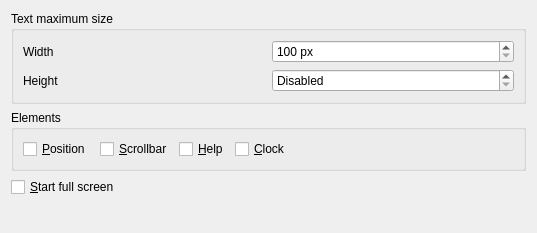
         <widget class="QWidget" name="page_2">
          <property name="geometry">
           <rect>
            <x>0</x>
            <y>0</y>
            <width>537</width>
            <height>233</height>
           </rect>
          </property>
          <attribute name="label">
           <string>F&amp;ull screen</string>
          </attribute>
          <layout class="QFormLayout" name="formLayout">
           <property name="fieldGrowthPolicy">
            <enum>QFormLayout::AllNonFixedFieldsGrow</enum>
           </property>
           <item row="0" column="0" colspan="2">
            <widget class="QGroupBox" name="groupBox_5">
             <property name="title">
              <string>Text maximum size</string>
             </property>
             <layout class="QGridLayout" name="gridLayout_8">
              <item row="0" column="0">
               <widget class="QLabel" name="label_7">
                <property name="text">
                 <string>Width</string>
                </property>
                <property name="buddy">
                 <cstring>max_fs_width</cstring>
                </property>
               </widget>
              </item>
              <item row="0" column="1">
               <widget class="QSpinBox" name="max_fs_width">
                <property name="toolTip">
                 <string>Set the maximum width that the book's text and pictures will take when in fullscreen mode. This allows you to read the book text without it becoming too wide.</string>
                </property>
                <property name="suffix">
                 <string> px</string>
                </property>
                <property name="minimum">
                 <number>100</number>
                </property>
                <property name="maximum">
                 <number>10000</number>
                </property>
               </widget>
              </item>
              <item row="1" column="0">
               <widget class="QLabel" name="label_24">
                <property name="toolTip">
                 <string>Only available on paged mode</string>
                </property>
                <property name="text">
                 <string>Height</string>
                </property>
               </widget>
              </item>
              <item row="1" column="1">
               <widget class="QSpinBox" name="max_fs_height">
                <property name="specialValueText">
                 <string>Disabled</string>
                </property>
                <property name="suffix">
                 <string> px</string>
                </property>
                <property name="minimum">
                 <number>100</number>
                </property>
                <property name="maximum">
                 <number>10000</number>
                </property>
                <property name="singleStep">
                 <number>25</number>
                </property>
               </widget>
              </item>
             </layout>
            </widget>
           </item>
           <item row="1" column="0" colspan="2">
            <widget class="QGroupBox" name="groupBox_10">
             <property name="title">
              <string>Elements</string>
             </property>
             <layout class="QGridLayout" name="gridLayout_11">
              <item row="0" column="0">
               <widget class="QCheckBox" name="fullscreen_pos">
                <property name="text">
                 <string>&amp;Position </string>
                </property>
               </widget>
              </item>
              <item row="0" column="1">
               <widget class="QCheckBox" name="fullscreen_scrollbar">
                <property name="text">
                 <string>&amp;Scrollbar</string>
                </property>
               </widget>
              </item>
              <item row="0" column="2">
               <widget class="QCheckBox" name="show_fullscreen_help">
                <property name="text">
                 <string>&amp;Help</string>
                </property>
               </widget>
              </item>
              <item row="0" column="3">
               <widget class="QCheckBox" name="fullscreen_clock">
                <property name="text">
                 <string>&amp;Clock </string>
                </property>
               </widget>
              </item>
              <item row="0" column="4">
               <spacer name="horizontalSpacer_4">
                <property name="orientation">
                 <enum>Qt::Horizontal</enum>
                </property>
                <property name="sizeHint" stdset="0">
                 <size>
                  <width>40</width>
                  <height>20</height>
                 </size>
                </property>
               </spacer>
              </item>
             </layout>
            </widget>
           </item>
           <item row="2" column="0" colspan="2">
            <widget class="QCheckBox" name="start_in_fullscreen">
             <property name="text">
              <string>&amp;Start full screen </string>
             </property>
            </widget>
           </item>
           <item row="3" column="0" colspan="2">
            <spacer name="verticalSpacer_4">
             <property name="orientation">
              <enum>Qt::Vertical</enum>
             </property>
             <property name="sizeHint" stdset="0">
              <size>
               <width>20</width>
               <height>40</height>
              </size>
             </property>
            </spacer>
           </item>
          </layout>
         </widget>
